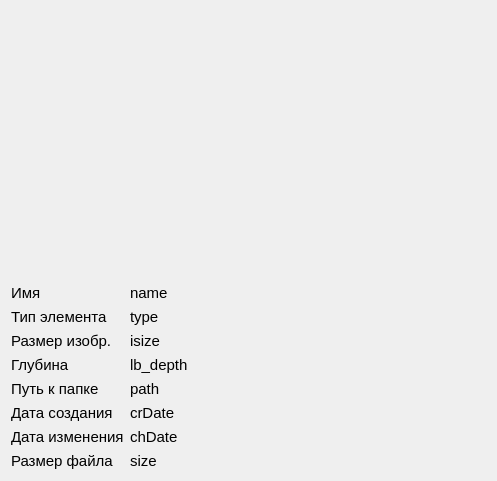
<?xml version="1.0" encoding="UTF-8"?>
<ui version="4.0">
 <class>dw_info</class>
 <widget class="QWidget" name="dw_info">
  <property name="geometry">
   <rect>
    <x>0</x>
    <y>0</y>
    <width>497</width>
    <height>481</height>
   </rect>
  </property>
  <property name="minimumSize">
   <size>
    <width>350</width>
    <height>0</height>
   </size>
  </property>
  <property name="windowTitle">
   <string>Form</string>
  </property>
  <layout class="QVBoxLayout" name="verticalLayout_3" stretch="1,0">
   <item>
    <widget class="QLabel" name="lb_pix">
     <property name="minimumSize">
      <size>
       <width>0</width>
       <height>0</height>
      </size>
     </property>
     <property name="text">
      <string/>
     </property>
     <property name="alignment">
      <set>Qt::AlignCenter</set>
     </property>
     <property name="wordWrap">
      <bool>false</bool>
     </property>
    </widget>
   </item>
   <item>
    <layout class="QFormLayout" name="_2">
     <property name="sizeConstraint">
      <enum>QLayout::SetDefaultConstraint</enum>
     </property>
     <item row="0" column="0">
      <layout class="QVBoxLayout" name="verticalLayout">
       <item>
        <widget class="QLabel" name="label">
         <property name="font">
          <font>
           <family>Arial</family>
           <pointsize>11</pointsize>
           <weight>50</weight>
           <bold>false</bold>
          </font>
         </property>
         <property name="text">
          <string>Имя</string>
         </property>
         <property name="textFormat">
          <enum>Qt::PlainText</enum>
         </property>
        </widget>
       </item>
       <item>
        <widget class="QLabel" name="label_2">
         <property name="font">
          <font>
           <family>Arial</family>
           <pointsize>11</pointsize>
           <weight>50</weight>
           <bold>false</bold>
          </font>
         </property>
         <property name="text">
          <string>Тип элемента</string>
         </property>
         <property name="textFormat">
          <enum>Qt::PlainText</enum>
         </property>
        </widget>
       </item>
       <item>
        <widget class="QLabel" name="label_7">
         <property name="font">
          <font>
           <family>Arial</family>
           <pointsize>11</pointsize>
          </font>
         </property>
         <property name="text">
          <string>Размер изобр.</string>
         </property>
        </widget>
       </item>
       <item>
        <widget class="QLabel" name="label_8">
         <property name="font">
          <font>
           <family>Arial</family>
           <pointsize>11</pointsize>
          </font>
         </property>
         <property name="text">
          <string>Глубина</string>
         </property>
        </widget>
       </item>
       <item>
        <widget class="QLabel" name="label_3">
         <property name="font">
          <font>
           <family>Arial</family>
           <pointsize>11</pointsize>
           <weight>50</weight>
           <bold>false</bold>
          </font>
         </property>
         <property name="text">
          <string>Путь к папке</string>
         </property>
         <property name="textFormat">
          <enum>Qt::PlainText</enum>
         </property>
        </widget>
       </item>
       <item>
        <widget class="QLabel" name="label_4">
         <property name="font">
          <font>
           <family>Arial</family>
           <pointsize>11</pointsize>
           <weight>50</weight>
           <bold>false</bold>
          </font>
         </property>
         <property name="text">
          <string>Дата создания</string>
         </property>
         <property name="textFormat">
          <enum>Qt::PlainText</enum>
         </property>
        </widget>
       </item>
       <item>
        <widget class="QLabel" name="label_5">
         <property name="font">
          <font>
           <family>Arial</family>
           <pointsize>11</pointsize>
           <weight>50</weight>
           <bold>false</bold>
          </font>
         </property>
         <property name="text">
          <string>Дата изменения</string>
         </property>
         <property name="textFormat">
          <enum>Qt::PlainText</enum>
         </property>
        </widget>
       </item>
       <item>
        <widget class="QLabel" name="label_6">
         <property name="font">
          <font>
           <family>Arial</family>
           <pointsize>11</pointsize>
           <weight>50</weight>
           <bold>false</bold>
          </font>
         </property>
         <property name="text">
          <string>Размер файла</string>
         </property>
         <property name="textFormat">
          <enum>Qt::PlainText</enum>
         </property>
        </widget>
       </item>
      </layout>
     </item>
     <item row="0" column="1">
      <layout class="QVBoxLayout" name="verticalLayout_2">
       <item>
        <widget class="QLabel" name="lb_name">
         <property name="font">
          <font>
           <family>Arial</family>
           <pointsize>11</pointsize>
          </font>
         </property>
         <property name="text">
          <string>name</string>
         </property>
        </widget>
       </item>
       <item>
        <widget class="QLabel" name="lb_type">
         <property name="font">
          <font>
           <family>Arial</family>
           <pointsize>11</pointsize>
          </font>
         </property>
         <property name="text">
          <string>type</string>
         </property>
        </widget>
       </item>
       <item>
        <widget class="QLabel" name="lb_isize">
         <property name="font">
          <font>
           <family>Arial</family>
           <pointsize>11</pointsize>
          </font>
         </property>
         <property name="text">
          <string>isize</string>
         </property>
        </widget>
       </item>
       <item>
        <widget class="QLabel" name="lb_depth">
         <property name="font">
          <font>
           <family>Arial</family>
           <pointsize>11</pointsize>
          </font>
         </property>
         <property name="text">
          <string>lb_depth</string>
         </property>
        </widget>
       </item>
       <item>
        <widget class="QLabel" name="lb_path">
         <property name="font">
          <font>
           <family>Arial</family>
           <pointsize>11</pointsize>
          </font>
         </property>
         <property name="text">
          <string>path</string>
         </property>
        </widget>
       </item>
       <item>
        <widget class="QLabel" name="lb_crDate">
         <property name="font">
          <font>
           <family>Arial</family>
           <pointsize>11</pointsize>
          </font>
         </property>
         <property name="text">
          <string>crDate</string>
         </property>
        </widget>
       </item>
       <item>
        <widget class="QLabel" name="lb_chDate">
         <property name="font">
          <font>
           <family>Arial</family>
           <pointsize>11</pointsize>
          </font>
         </property>
         <property name="text">
          <string>chDate</string>
         </property>
        </widget>
       </item>
       <item>
        <widget class="QLabel" name="lb_size">
         <property name="font">
          <font>
           <family>Arial</family>
           <pointsize>11</pointsize>
          </font>
         </property>
         <property name="text">
          <string>size</string>
         </property>
        </widget>
       </item>
      </layout>
     </item>
    </layout>
   </item>
  </layout>
 </widget>
 <resources/>
 <connections/>
</ui>
